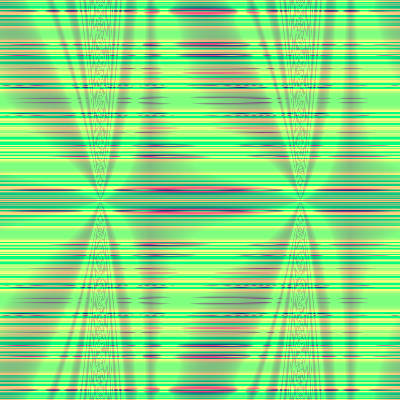
#> input picture art0.png, 400 x 400 px, given in place of the camera
$ python color_detect.py
#> lines starting #> are read from the running program, lines starting #| are printed output that depends on the picture; after the words box and inside, x2 and y2 are one past the last pixel; in counts of white or black regions, pixels touching at a corner belong together
import cv2
import numpy as np
import time
"""
We are using global variables such as frame for this program.
"""

#Represents the drawing point
class Point():
    """
    Defines a class for the characteristics of the drawing pen
    """
    def __init__(self, x,y,r):
        self.x = x
        self.y = y
        self.r = r #What is r? r for radius, but this isn't clear just by reading this part of the code

#Represents the bright sources of light
class Light():
    """
    Defines a class for the parts of the 'frame' image that make it through the color filter
    """
    def __init__(self, x, y, w, h):
        self.x = x
        self.y = y
        self.w = w
        self.h = h

#Represents the interactive buttons
class CommandBox(object):
    """
    Defines a base class for different ways for light to interact with a screen. Defines a box where a command can be activated.
    """
    def __init__(self, x, y, w, h,box_bgr):
        """
        Initializes the box's position, size, and color. Will be overwritten in further base classes for more particular roles.
        x,y is lowerleft corner. w,h are width and height, and box_bgr is the color of the box.
        ^Good docstring
        """
        self.x = x
        self.y = y
        self.w = w
        self.h = h
        self.box_bgr = box_bgr

    def display_box(self):
        """
        This displays to the global frame variable. Just draws the different displays barring other specific requirements.
        """
        #Uses opencv to write a rectangle to.
        cv2.rectangle(frame, (self.x, self.y), (self.x+self.w, self.y+self.h), self.box_bgr, 1)

    def inframe(self, point):
        """
        Checks to see if a point is in the frame of the CommandBox.
        """
        #Checks to see if a point is in the range of the box. <--This is a repeat of the docstring. Use one or the other
        if self.x-25<= point.x <= self.x+self.w-25:
            if self.y-25<=point.y<=self.y + self.h-25:
                return True
        else:
            return False

#Represents the color-deciding box
class ColorBox(CommandBox):
    """
    Defines the box for figuring out a color, and keeping a record for what color a user is drawing with currently.
    """
    def __init__(self, x, y, w, h, box_bgr, draw_bgr):
        """
        Like super, with the addition of having a draw_bgr.
        """
        self.draw_bgr = draw_bgr
        super(ColorBox, self).__init__(x,y,w,h,box_bgr)
    def set_draw_color(self, color_segment):
        """
        Finds the average color over a section the size of frame color_segment.
        """
        #Splits the color_segment into the three color channels.
        b,g,r = cv2.split(color_segment)
        #Averages the channels to determine the average value of that channel over the frame.
        #Sets draw_bgr to each of those channels.
        self.draw_bgr[0] = np.average(b)
        self.draw_bgr[1] = np.average(g)
        self.draw_bgr[2] = np.average(r)
    def display_box(self, r):
        """color_segment = frame[color_box.y : color_box.y+color_box.h, color_box.x : color_box.x+color_box.w]

        draws the rectangular frame that corresponds to the ColorBox. Additionally draws a circle on the frame that indicates the size and color of new points drawn onto the
        surface.
        """
        cv2.rectangle(frame, (self.x, self.y), (self.x+self.w, self.y+self.h), self.box_bgr, 1)
        cv2.circle(frame, (100, 100), r, color_box.draw_bgr, -1)

#Represents the reset button
class ResetBox(CommandBox):
    """
    This class is used for resetting the screen of all points. Uses the inframe function of CommandBox that it inherits from.
    """
    def display_box(self):
        """
        Displays the rectangle that corresponds to the location of ResetBox. Additionally draws a letter R for reset on the box.
        """
        cv2.rectangle(frame, (self.x, self.y), (self.x+self.w, self.y+self.h), self.box_bgr, 1)
        cv2.putText(frame, "R",(self.x,self.y+self.h), cv2.FONT_HERSHEY_SIMPLEX, 2, 0)
    def check_reset(self,pointer, point_array):
        """
        This checks for a pointer in the box, if there is a pointer, than the input point_array is cleared. Otherwise, it just returns point_array as is.
        """
        if self.inframe(pointer):
            return []
        else:
            return point_array

#Represents the radius changing buttons
class RadiusBox(CommandBox):
    """
    This class determines how one controls the size of the draw radius.
    """
    def __init__(self, x, y, w, h,box_bgr,r):
        """
        This initializes a box similar to any other box, but with the addition of an additional variable r for radius.
        """
        super(RadiusBox,self).__init__(x,y,w,h,box_bgr)
        self.r = r

    def display_box(self):
        """
        This function displays the two parts of a radius_box. The first part corresponds to the region for incrementing radius, the second for decrementing radius.
        The function also prints a plus or minus depending on operation for each part.
        """
        #For increments.
        cv2.rectangle(frame, (self.x, self.y), (self.x+self.w, self.y+self.h), self.box_bgr, 1)
        cv2.putText(frame, "+",(self.x,self.y+self.h), cv2.FONT_HERSHEY_SIMPLEX, 2, 255)
        #For decrements.
        cv2.rectangle(frame, (self.x+self.w/2, self.y), (self.x+self.w, self.y+self.h), self.box_bgr, 1)
        cv2.putText(frame, "-",(self.x+self.w/2,self.y+self.h), cv2.FONT_HERSHEY_SIMPLEX, 2, 255)

    def inframe(self, point):
        """
        This is a revised inframe specifically for changing radii. It essentially outputs -1 if the point is in the decrement box, 1 if in increment box, and 0 otherwise.
        """
        if self.x-25<= point.x <= self.x+self.w/2-25:
            if self.y-25<=point.y<=self.y + self.h-25:
                return 1
        elif self.x+self.w/2-25<= point.x <= self.x+self.w-25:
            if self.y-25<=point.y<=self.y + self.h-25:
                return -1
        else:
            return 0

    def change_radius(self, pointer):
        """
        Function uses above inframe function to determine how to change radius.
        If the inframe returns 0, it doesn't change the radius, if 1 it increments its r, if -1 it decrements its r.
        """
        if self.inframe(pointer)== 0:
            pass
        elif self.inframe(pointer) ==1:
            self.r += 1
        elif self.inframe(pointer) ==-1:
            self.r -= 1
        if self.r<=1:
            self.r = 1


if __name__ == '__main__':
    #Start cam stream
    cap = cv2.VideoCapture(0)

    #Define camera characteristics
    frameWidth = cap.get(3)
    frameHeight = cap.get(4)

    #Create the pen
    pointer = Point(0, 0, 5)
    light = Light(0, 0, 0, 0)

    #Create the buttons
    color_box = ColorBox(0, int(frameHeight-100), 100, 100, [0, 0, 255],[0,0,0])
    radius_box = RadiusBox(int(frameWidth-150),int(frameHeight-50),100,50,[0,255,0],5)
    reset_box = ResetBox(int(frameWidth-50),int(frameHeight-50),50,50,[255,0,0])

    #Define color to select for in BGR
    lower_BGR = np.array([210, 150, 150])
    upper_BGR = np.array([255, 255, 255])

    #Instantiate the list of drawings
    points = []

    #Instantiate the while loop counter
    counter = 0

    while(1):
        #Set 'frame' as the current cam capture
        _, frame = cap.read()
#> frame is the input picture: shape (400, 400, 3); mean B, G, R 127, 220.2, 135.8

        #Flip the frame over the vertical axis (so that it looks like looking into a mirror)
        frame = cv2.flip(frame, 1)
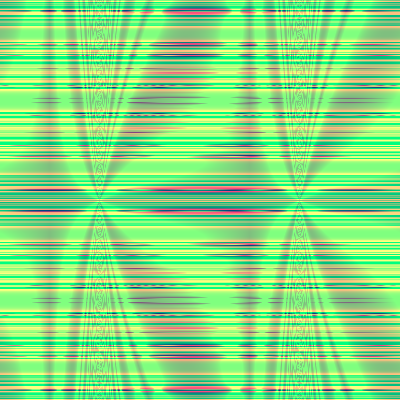
#> frame: shape (400, 400, 3); mean B, G, R 127, 220.2, 135.8

        #Find the average color of the ColorBox by getting frame of the color, and inputting into function.
        color_segment = frame[color_box.y : color_box.y+color_box.h, color_box.x : color_box.x+color_box.w]
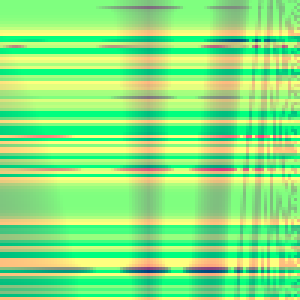
#> color_segment: shape (100, 100, 3) (shown 3 times larger); mean B, G, R 127, 230, 135.8
        color_box.set_draw_color(color_segment)
#> in set_draw_color, `b,g,r = cv2.split(color_segment)`: b: shape (100, 100); every value is 127
#> in set_draw_color, `b,g,r = cv2.split(color_segment)`:
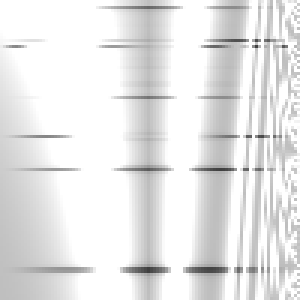
#> g: shape (100, 100) (shown 3 times larger); min 63, max 255, mean 230
#> in set_draw_color, `b,g,r = cv2.split(color_segment)`:
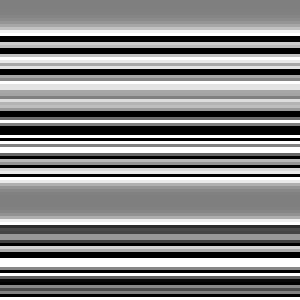
#> r: shape (100, 100) (shown 3 times larger); min 0, max 255, mean 135.8

        #Guarantees a clean point each iteration on the loop
        pointer.x = 0
        pointer.y = 0
        pointer.r = 0

        #Blur the frame to blend colors
        blurframe = cv2.blur(frame, (50, 50))
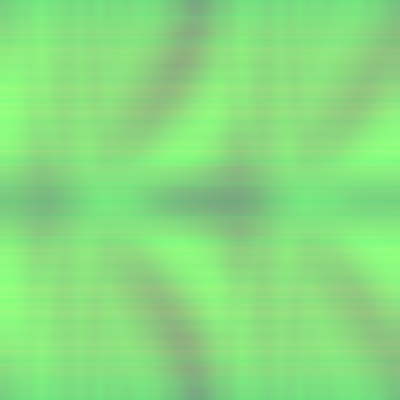
#> blurframe: shape (400, 400, 3); mean B, G, R 127, 220.2, 135.6

        # Threshold the image to get only the selected colors
        mask = cv2.inRange(blurframe, lower_BGR, upper_BGR)
#> mask: shape (400, 400); every value is 0
        contour_mask = mask
        cv2.imshow('mask', mask)

        #Create a contour around the selected colors
        contours,_ = cv2.findContours(contour_mask, 1, 2)
#> contours = []

        #If there is a contour, add the position and current drawing color to a list
        if len(contours) > 0:
            cnt = contours[0]
            M = cv2.moments(cnt)

            #Define the color-tracked light source
            light.x, light.y, light.w, light.h = cv2.boundingRect(cnt)

            #Assign the position of the pointer
            pointer.x = light.x
            pointer.y = light.y
            pointer.r = radius_box.r

            #Add the pointer and color characteristics to a reference list
            new_color = [color_box.draw_bgr[0],color_box.draw_bgr[1],color_box.draw_bgr[2]]
            points.append([[pointer.x+light.w/2, pointer.y+light.h/2, pointer.r], new_color])

        #Slows down the speed at which the radius change button activates
        counter += 1
        if counter % 5 == 0:
            radius_box.change_radius(pointer)
        points = reset_box.check_reset(pointer, points)

        #If there is anything to be drawn, draw it!
        if len(points) > 0:
            for i in xrange(len(points)):
                cv2.circle(frame, (points[i][0][0], points[i][0][1]), points[i][0][2], (points[i][1][0], points[i][1][1], points[i][1][2]), -1)

        #Display the buttons
        color_box.display_box(radius_box.r)
#> in display_box, `cv2.circle(frame, (100, 100), r, color_box.draw_bgr, -1)`: frame: shape (400, 400, 3); mean B, G, R 126.8, 219.7, 136
        radius_box.display_box()
#> in display_box, `cv2.rectangle(frame, (self.x, self.y), (self.x+self.w, self.y+self.h),..`:
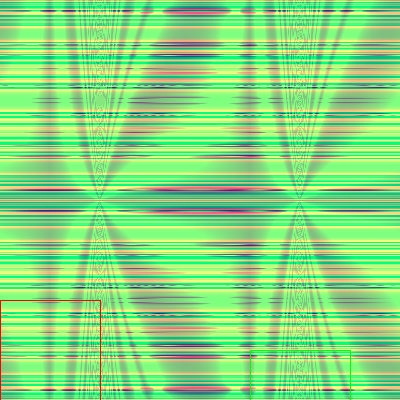
#> frame: shape (400, 400, 3); mean B, G, R 126.6, 219.8, 135.8
#> in display_box, `cv2.putText(frame, "+",(self.x,self.y+self.h), cv2.FONT_HERSHEY_SIMPLE..`: frame: shape (400, 400, 3); 0.04% of pixels changed, all inside (x1, y1, x2, y2) = (258, 364, 295, 400)
#> in display_box, `cv2.rectangle(frame, (self.x+self.w/2, self.y), (self.x+self.w, self.y..`: frame: shape (400, 400, 3); mean B, G, R 126.6, 219.7, 135.7
        reset_box.display_box()
#> in display_box, `cv2.rectangle(frame, (self.x, self.y), (self.x+self.w, self.y+self.h),..`: frame: shape (400, 400, 3); mean B, G, R 126.8, 219.5, 135.5
#> in display_box, `cv2.putText(frame, "R",(self.x,self.y+self.h), cv2.FONT_HERSHEY_SIMPLE..`:
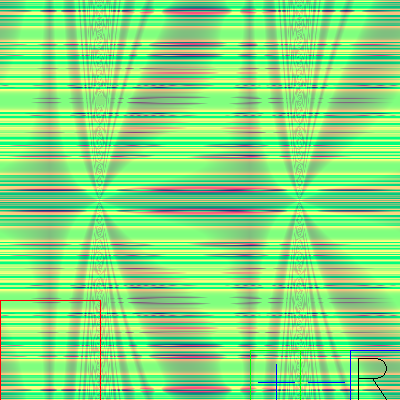
#> frame: shape (400, 400, 3); mean B, G, R 126.7, 219.3, 135.5

        #Display the final image
        cv2.imshow('frame', frame)

        #If ESC pressed, quit the program
        if cv2.waitKey(1) & 0xFF == 27:
#> (key Esc is pressed here)
            break

    #Release the capture and close the windows
    cap.release()
    cv2.destroyAllWindows()
